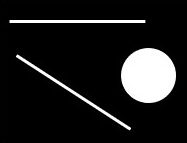
#> input picture CV/opencv_tutorial_naumdeveloper/opencv_tutorial_codec.wang/17-Hough-Transform/shapes.jpg, 187 x 143 px
$ python cv2_hough_transform.py
#> lines starting #> are read from the running program, lines starting #| are printed output that depends on the picture; after the words box and inside, x2 and y2 are one past the last pixel; in counts of white or black regions, pixels touching at a corner belong together
import cv2
import numpy as np


# 1. Преобразование линии Хафа
img = cv2.imread('shapes.jpg')
#> img is the input picture: shape (143, 187, 3); min 0, max 255, mean 30.5
drawing = np.zeros(img.shape[:], dtype=np.uint8)  # 创建画板
gray = cv2.cvtColor(img, cv2.COLOR_BGR2GRAY)
edges = cv2.Canny(gray, 50, 150)
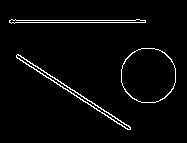
#> edges: shape (143, 187); 3.2% white in thin lines or dots, all inside (x1, y1, x2, y2) = (9, 19, 176, 130)

# Преобразование линии Хафа
lines = cv2.HoughLines(edges, 0.8, np.pi / 180, 90)
#> lines = [[21.6, 1.57], [20, 1.57], [36, 2.15], [39.2, 2.15]]

# Нарисуйте обнаруженную линию (обратите внимание на полярные координаты)
for line in lines:
    rho, theta = line[0]
    a = np.cos(theta)
    b = np.sin(theta)
    x0 = a * rho
    y0 = b * rho
    x1 = int(x0 + 1000 * (-b))
    y1 = int(y0 + 1000 * (a))
    x2 = int(x0 - 1000 * (-b))
    y2 = int(y0 - 1000 * (a))

    cv2.line(drawing, (x1, y1), (x2, y2), (0, 0, 255))
#> this loop made 4 passes
#> (rho, theta, a, b, x0, y0, x1, y1) on passes 1 to 4: (21.6, 1.57, -4.37e-08, 1, -9.44e-07, 21.6, -1000, 21), (20, 1.57, -4.37e-08, 1, -8.74e-07, 20, -1000, 19), (36, 2.15, -0.545, 0.839, -19.61, 30.19, -858, -514), (39.2, 2.15, -0.545, 0.839, -21.35, 32.88, -860, -511)
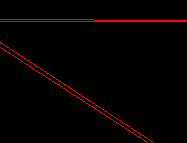
#> drawing: shape (143, 187, 3); mean of channels 0, 1, 2 0, 0, 6.4; drawn as B, G, R

cv2.imshow('hough lines', np.hstack((img, drawing)))
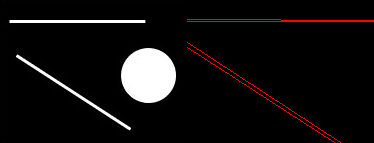
#> window 'hough lines': shape (143, 374, 3); mean B, G, R 15.3, 15.3, 18.5
cv2.waitKey(0)


# 2. Преобразование статистической вероятности линии Хафа
drawing = np.zeros(img.shape[:], dtype=np.uint8)

lines = cv2.HoughLinesP(edges, 0.8, np.pi / 180, 90,
                        minLineLength=50, maxLineGap=10)
#> lines = [[9, 20, 145, 20], [9, 22, 145, 22], [17, 54, 130, 127], [16, 57, 127, 129]]

# рисуем обнаруженную линию
for line in lines:
    x1, y1, x2, y2 = line[0]
    cv2.line(drawing, (x1, y1), (x2, y2), (0, 255, 0), 1, lineType=cv2.LINE_AA)
#> this loop made 4 passes
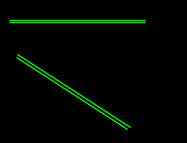
#> drawing: shape (143, 187, 3); mean of channels 0, 1, 2 0, 6.7, 0; drawn as B, G, R

cv2.imshow('probabilistic hough lines', np.hstack((img, drawing)))
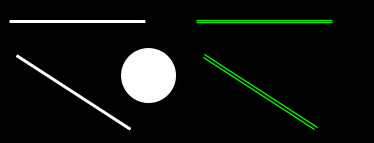
#> window 'probabilistic hough lines': shape (143, 374, 3); mean B, G, R 15.3, 18.6, 15.3
cv2.waitKey(0)


# 3. Преобразование окружности Хафа
drawing = np.zeros(img.shape[:], dtype=np.uint8)

circles = cv2.HoughCircles(edges, cv2.HOUGH_GRADIENT, 1, 20, param2=30)
#> circles = [[146.5, 72.5, 25.7]]
circles = np.int0(np.around(circles))
#> circles = [[146, 72, 26]]

# Нарисовать обнаруженный круг
for i in circles[0, :]:
    cv2.circle(drawing, (i[0], i[1]), i[2], (0, 255, 0), 2)  # рисуем внешний круг
    cv2.circle(drawing, (i[0], i[1]), 2, (0, 0, 255), 3)  # рисуем центр круга
#> this loop made 1 pass
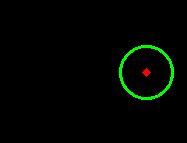
#> drawing: shape (143, 187, 3); mean of channels 0, 1, 2 0, 4.6, 0.4; drawn as B, G, R

cv2.imshow('circles', np.hstack((img, drawing)))
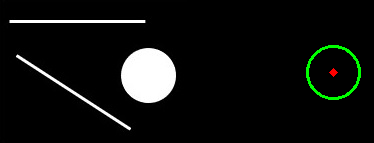
#> window 'circles': shape (143, 374, 3); mean B, G, R 15.3, 17.6, 15.5
cv2.waitKey(0)
